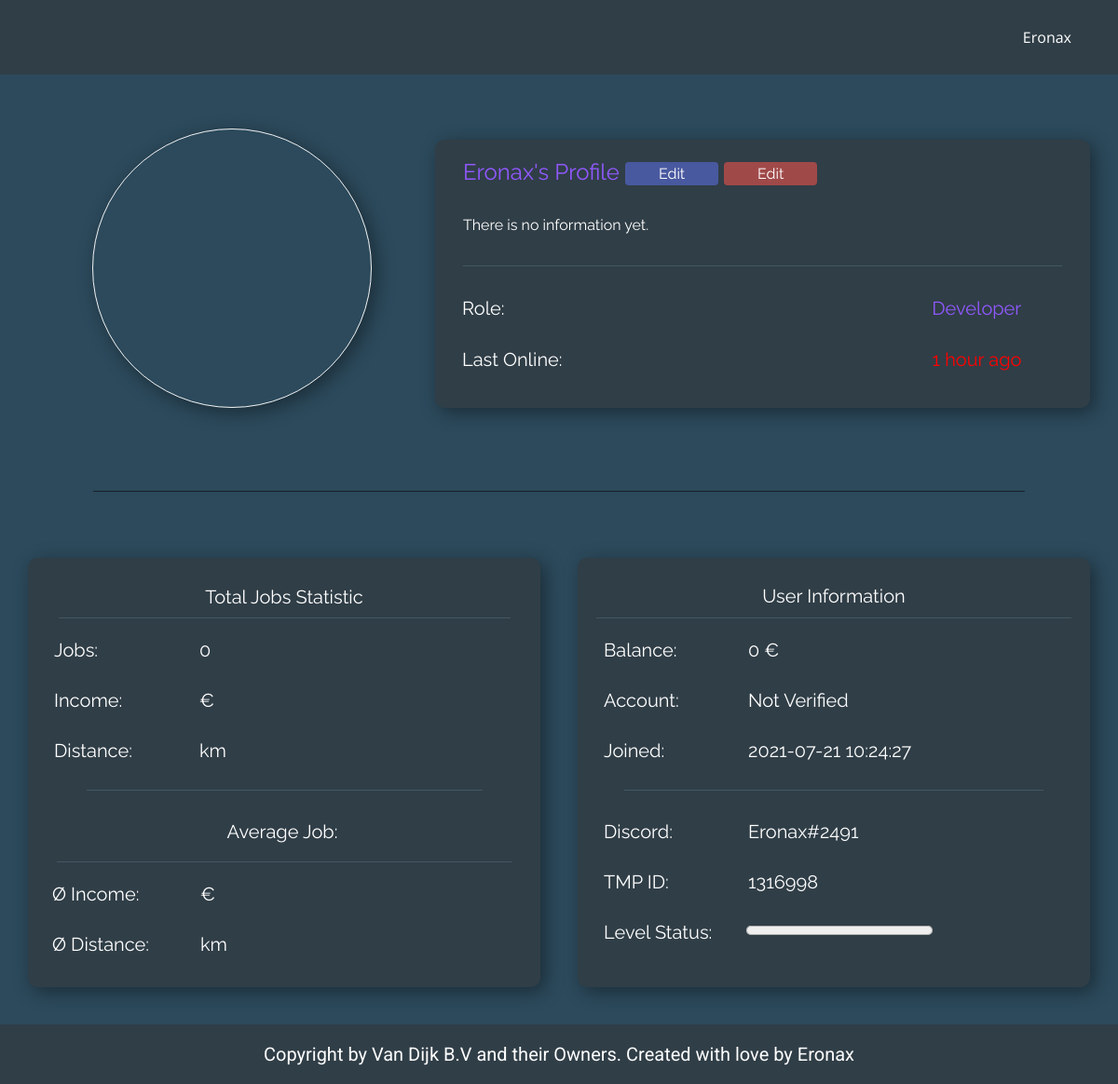
The app's page /profile.php (signed in) with its own data.
### tables this page shows
CREATE TABLE IF NOT EXISTS `users` (
  `id` int(11) NOT NULL AUTO_INCREMENT,
  `username` tinytext NOT NULL,
  `password` tinytext NOT NULL,
  `role_id` int(11) NOT NULL DEFAULT 22,
  `status` tinytext NOT NULL DEFAULT 'Not Verified',
  `discord` tinytext NOT NULL,
  `truckersmp` int(50) NOT NULL,
  `user_pb` text NOT NULL DEFAULT 'https://moonvillageassociation.org/wp-content/uploads/2018/06/default-profile-picture1.jpg',
  `information_color` varchar(50) NOT NULL DEFAULT '#fffff',
  `information` text NOT NULL DEFAULT 'There is no information yet.',
  `last_online` timestamp NOT NULL DEFAULT current_timestamp(),
  `updated_at` timestamp NOT NULL DEFAULT current_timestamp() ON UPDATE current_timestamp(),
  `created_at` timestamp NOT NULL DEFAULT current_timestamp(),
  PRIMARY KEY (`id`),
  UNIQUE KEY `username` (`username`) USING HASH,
  KEY `FK_users_roles` (`role_id`),
  CONSTRAINT `FK_users_roles` FOREIGN KEY (`role_id`) REFERENCES `roles` (`id`) ON DELETE NO ACTION ON UPDATE NO ACTION
);

CREATE TABLE IF NOT EXISTS `roles` (
  `id` int(11) NOT NULL AUTO_INCREMENT,
  `perms` int(11) NOT NULL,
  `name` varchar(50) NOT NULL,
  `color` varchar(50) NOT NULL,
  `updated_at` timestamp NOT NULL DEFAULT current_timestamp() ON UPDATE current_timestamp(),
  `timestamp` timestamp NOT NULL DEFAULT current_timestamp(),
  PRIMARY KEY (`id`)
);

CREATE TABLE IF NOT EXISTS `banks` (
  `id` int(11) NOT NULL AUTO_INCREMENT,
  `username` varchar(50) NOT NULL,
  `balance` int(11) NOT NULL DEFAULT 0,
  `updated_at` timestamp NOT NULL DEFAULT current_timestamp() ON UPDATE current_timestamp(),
  `created_at` timestamp NOT NULL DEFAULT current_timestamp(),
  PRIMARY KEY (`id`)
);

CREATE TABLE IF NOT EXISTS `levels` (
  `id` int(11) NOT NULL AUTO_INCREMENT,
  `username` varchar(50) NOT NULL,
  `level` int(11) NOT NULL DEFAULT 0,
  `timestamp` timestamp NOT NULL DEFAULT current_timestamp() ON UPDATE current_timestamp(),
  PRIMARY KEY (`id`)
);

### public/profile.php (called while the page is built, shortened)
<?php
include '../app/classes/information.php';
include '../app/database.php';
include '../app/config.php';
if (isset($_SESSION['id'])) {
    $userid = $_SESSION['id'];
    $username = $_SESSION['name'];
} else {
    $userid = "16";
    $username = "Guest";
}
$current_id = $_GET['id'];
$get_user_perms = check_user_perms($con, $username);
$user_jobs_information = user_jobs_information($con, $current_id);
$get_profile_information = get_profile_information($con, $current_id);
$last_online = $get_profile_information['last_online'];
$display_last_online = time_ago($last_online);
require '../views/profile.view.php';

### app/database.php (called while the page is built, shortened)
<?php
function get_profile_information($con, $current_id)
{
    $query = "SELECT users.id, users.last_online, users.password, users.role_id AS 'roleid', users.username, users.status, tokens.token, users.discord, users.truckersmp, users.user_pb, users.information_color, users.information, users.created_at, roles.id AS 'role_id', roles.name AS 'role_name', roles.color AS 'role_color', levels.level, banks.balance, roles.perms AS 'perms'
    FROM users
    JOIN roles ON users.role_id=roles.id
    JOIN levels ON users.id=levels.id
    JOIN banks ON users.id=banks.id
    JOIN tokens on tokens.used_by=users.username
    WHERE users.id='$current_id'";
    $result = $con->query($query);
    $get_profile_information = $result->fetch_assoc();
    return $get_profile_information;
}
function check_user_perms($con, $username)
{
    $query = "SELECT roles.perms
    FROM users
    JOIN roles ON users.role_id=roles.id
    WHERE users.username='$username'";
    $result = $con->query($query);
    $get_user_perms = $result->fetch_assoc();
    return $get_user_perms;
}
function user_jobs_information($con, $current_id)
{
    $query = "SELECT Count(jobs.id) AS 'total_jobs', SUM(jobs.income) AS 'total_income', SUM(jobs.distance) AS 'total_distance', ROUND(AVG(jobs.income), 0) AS 'average_income', ROUND(AVG(jobs.distance), 0) AS 'average_distance'
    FROM jobs
    WHERE jobs.user_id='$current_id'";
    $result = $con->query($query);
    $user_jobs_information = $result->fetch_assoc();
    return $user_jobs_information;
}
function time_ago($datetime, $full = false)
{
    $input_date = new DateTime($datetime);
    $now = new DateTime;
    $date_diff = $now->diff($input_date);
    $date_diff->w = floor($date_diff->d / 7);
    $date_diff->d -= $date_diff->w * 7;
    $date_array = array(
        'y' => 'year',
        'm' => 'month',
        'w' => 'week',
        'd' => 'day',
        'h' => 'hour',
        'i' => 'minute',
        's' => 'second',
    );
    foreach ($date_array as $k => &$v) {
        if ($date_diff->$k) {
            $v = $date_diff->$k . ' ' . $v . ($date_diff->$k > 1 ? 's' : '');
        } else {
            unset($date_array[$k]);
        }
    }
    if (!$full) {
        $date_array = array_slice($date_array, 0, 1);
    }
    return $date_array ? implode(', ', $date_array) . ' ago' : 'just now';
}

### views/profile.view.php (the view, shortened to what this page needs)
<!DOCTYPE html>
<html style="font-size: 16px;">
<head>
  <link rel="stylesheet" href="../views/css/nicepage_profile.css" media="screen">
  <link rel="stylesheet" href="../views/css/profile.css" media="screen">
  <link rel="stylesheet" href="../views/css/button.css" media="screen">
</head>
<body class="u-body">
  <section class="u-clearfix u-custom-color-2 u-section-1" id="sec-ad13">
    <div class="u-clearfix u-sheet u-sheet-1">
      <div class="u-clearfix u-expanded-width u-gutter-0 u-layout-wrap u-layout-wrap-1">
        <div class="u-layout">
          <div class="u-layout-row">
            <div class="u-align-center u-container-style u-layout-cell u-left-cell u-size-23 u-layout-cell-1">
              <div class="u-container-layout u-valign-middle u-container-layout-1">
                <div style="background-image: url(<?php echo $get_profile_information['user_pb'] ?>);" alt="" class="u-border-1 u-border-grey-5 u-image u-image-circle u-image-1" src="" data-image-width="256" data-image-height="256"></div>
              </div>
            </div>
            <div class="u-align-left u-container-style u-layout-cell u-right-cell u-size-37 u-layout-cell-2">
              <div class="u-container-layout u-container-layout-2">
                <div class="u-container-style u-custom-color-1 u-expanded-width u-group u-radius-10 u-shape-round u-group-1">
                  <div class="u-container-layout u-container-layout-3">
                    <h2 class="u-custom-font u-font-raleway u-text u-text-1"><span style="color: <?php echo $get_profile_information['role_color'] ?>" ;><?php echo $get_profile_information['username'] ?>'s Profile</span>
                      <?php if ($_GET['id'] == $userid) {
                        echo '<button class="button_blue" style="vertical-align:middle" data-href="../public/edit.php"><span>Edit</span></button>';
                      } ?>
                      <?php if (isset($get_user_perms)) {
                        if ($get_user_perms['perms'] > 69) { ?>
                          <button class="button_red" style="vertical-align:middle" data-href="../public/staff_edit.php?id=<?php echo $get_profile_information['id']; ?>"><span>Edit</span></button>
                      <?php
                        }
                      } ?>
                    </h2>
                    <p class="u-custom-font u-font-raleway u-text u-text-2"><span style="color: <?php echo $get_profile_information['information_color'] ?>;"><?php echo $get_profile_information['information'] ?></span></p>
                    <div class="u-border-1 u-border-custom-color-3 u-expanded-width u-line u-line-horizontal u-line-1"></div>
                    <h5 style="width: 80%; text-align: right" class="u-custom-font u-font-raleway u-text u-text-3"><span style="color: <?php echo $get_profile_information['role_color'] ?>;"><?php echo $get_profile_information['role_name'] ?></span></h5>
                    <h5 style="width: 20%;" class="u-custom-font u-font-raleway u-text u-text-4">Role:</h5>
                    <h5 style="width: 80%; text-align: right" class="u-custom-font u-font-raleway u-text u-text-3"><?php if (strtotime($display_last_online) > time() - 180) : ?>
                        <span class="online" style="color:lightgreen;">Currently Online</span>
                      <?php else : ?>
                        <span class="offline" style="color:red;"><?php echo $display_last_online; ?></span>
                      <?php endif; ?>
                    </h5>
                    <h5 style="width: 20%;" class="u-custom-font u-font-raleway u-text u-text-4">Last Online:</h5>
                  </div>
                </div>
              </div>
            </div>
          </div>
        </div>
      </div>
      <div class="u-border-1 u-border-custom-color-4 u-line u-line-horizontal u-line-2"></div>
    </div>
  </section>
  <section class="u-clearfix u-custom-color-2 u-section-2" id="sec-5cbf">
    <div class="u-clearfix u-sheet u-valign-middle u-sheet-1">
      <div class="u-container-style u-custom-color-1 u-group u-radius-10 u-shape-round u-group-1">
        <div class="u-container-layout u-container-layout-1">
          <h5 class="u-align-center u-custom-font u-font-raleway u-text u-text-1">Total Jobs Statistic</h5>
          <div class="u-border-1 u-border-custom-color-3 u-line u-line-horizontal u-line-1"></div>
          <h5 class="u-align-left u-custom-font u-font-raleway u-text u-text-2">Jobs:</h5>
          <h5 class="u-align-left u-custom-font u-font-raleway u-text u-text-3"><?php echo $user_jobs_information['total_jobs'] ?></h5>
          <h5 class="u-align-left u-custom-font u-font-raleway u-text u-text-4">Income:</h5>
          <h5 class="u-align-left u-custom-font u-font-raleway u-text u-text-5"><?php echo $user_jobs_information['total_income'] ?> €</h5>
          <h5 class="u-align-left u-custom-font u-font-raleway u-text u-text-6">Distance:</h5>
          <h5 class="u-align-left u-custom-font u-font-raleway u-text u-text-7"><?php echo $user_jobs_information['total_distance'] ?> km</h5>
          <div class="u-border-1 u-border-custom-color-3 u-line u-line-horizontal u-line-2"></div>
          <h5 class="u-align-center u-custom-font u-font-raleway u-text u-text-8">Average Job:</h5>
          <div class="u-border-1 u-border-custom-color-3 u-line u-line-horizontal u-line-3"></div>
          <h5 class="u-align-left u-custom-font u-font-raleway u-text u-text-9"><?php echo $user_jobs_information['average_income'] ?> €</h5>
          <h5 class="u-align-left u-custom-font u-font-raleway u-text u-text-10">Ø Income:</h5>
          <h5 class="u-align-left u-custom-font u-font-raleway u-text u-text-11">Ø Distance:</h5>
          <h5 class="u-align-left u-custom-font u-font-raleway u-text u-text-12"><?php echo $user_jobs_information['average_distance'] ?> km</h5>
        </div>
      </div>
      <div class="u-container-style u-custom-color-1 u-group u-radius-10 u-shape-round u-group-2">
        <div class="u-container-layout u-container-layout-2">
          <h5 class="u-align-center u-custom-font u-font-raleway u-text u-text-13">User Information</h5>
          <div class="u-border-1 u-border-custom-color-3 u-line u-line-horizontal u-line-4"></div>
          <h5 class="u-align-left u-custom-font u-font-raleway u-text u-text-14">Balance:</h5>
          <h5 class="u-align-left u-custom-font u-font-raleway u-text u-text-15"><?php echo $get_profile_information['balance'] ?> €</h5>
          <h5 class="u-align-left u-custom-font u-font-raleway u-text u-text-16">Account:</h5>
          <h5 class="u-align-left u-custom-font u-font-raleway u-text u-text-17"><?php echo $get_profile_information['status'] ?></h5>
          <h5 class="u-align-left u-custom-font u-font-raleway u-text u-text-18">Joined:</h5>
          <h5 class="u-align-left u-custom-font u-font-raleway u-text u-text-19"><?php echo $get_profile_information['created_at'] ?></h5>
          <div class="u-border-1 u-border-custom-color-3 u-line u-line-horizontal u-line-5"></div>
          <h5 class="u-align-left u-custom-font u-font-raleway u-text u-text-20"><?php echo $get_profile_information['discord'] ?></h5>
          <h5 class="u-align-left u-custom-font u-font-raleway u-text u-text-21">Discord:</h5>
          <h5 class="u-align-left u-custom-font u-font-raleway u-text u-text-22">TMP ID:</h5>
          <h5 class="u-align-left u-custom-font u-font-raleway u-text u-text-23"><?php echo $get_profile_information['truckersmp'] ?></h5>
          <h5 class="u-align-left u-custom-font u-font-raleway u-text u-text-24">Level Status:</h5>
          <h5 class="u-align-left u-custom-font u-font-raleway u-text u-text-25"><progress id="file" value="<?php echo $get_profile_information["level"] ?>" max="100000"> </progress>
          </h5>
        </div>
      </div>
    </div>
  </section>
</body>
</html>

### records on screen
users: username "Eronax", information "There is no information yet.", role.name "Developer", banks.balance "0", status "Not Verified", created_at "2021-07-21 10:24:27", discord "Eronax#2491", truckersmp "1316998"

### other values on screen
$_SESSION["name"] "Eronax"
$user_jobs_information['total_jobs'] "0"
